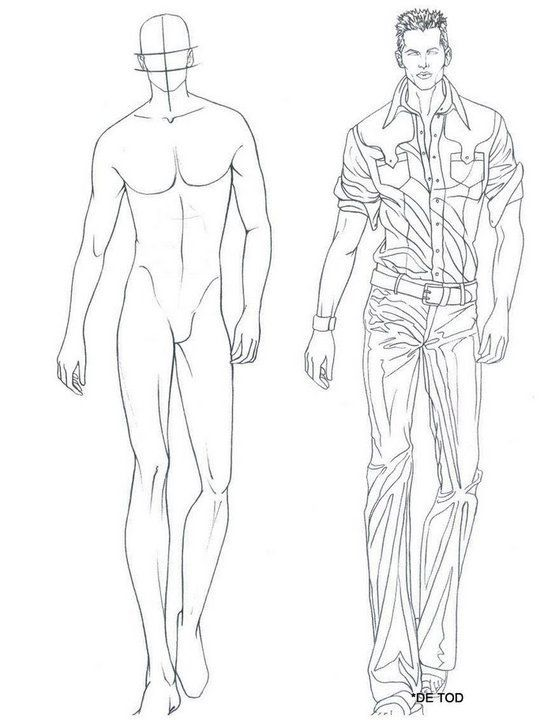
#> input picture references/mannequin-croquis.png, 559 x 720 px
$ python vectorize_mannequin.py
#> lines starting #> are read from the running program, lines starting #| are printed output that depends on the picture; after the words box and inside, x2 and y2 are one past the last pixel; in counts of white or black regions, pixels touching at a corner belong together
"""Vectorise un croquis de mannequin (trait noir sur fond blanc) pour l'atelier.

Produit js/mannequin-data.js :
  - lines   : le trait du mannequin en un seul chemin SVG (fill-rule evenodd) ;
  - regions : silhouettes pleines (avant-bras + mains, pieds) utilisées pour
              faire passer les mains devant la tunique et chausser les pieds.

Usage : pip install pillow numpy scipy potracer
        python tools/vectorize_mannequin.py [references/mannequin-croquis.png]

Les graines (seed) et barrières des régions sont propres à ce croquis : pour un
autre mannequin, ajustez-les en coordonnées pixels de l'image source.
"""
import json, sys
from pathlib import Path

import numpy as np
import potrace
from PIL import Image, ImageDraw
from scipy import ndimage as ndi

ROOT = Path(__file__).resolve().parent.parent
SRC = Path(sys.argv[1]) if len(sys.argv) > 1 else ROOT / "references" / "mannequin-croquis.png"
CROP = (0, 0, 285, 720)   # figure de gauche uniquement
S = 3                      # sur-échantillonnage pour un tracé plus lisse
THRESH = 170

REGIONS = {
    "armL": ((95, 280), [[(70, 196), (135, 196)]]),
    "armR": ((252, 260), [[(226, 190), (280, 190)], [(228, 300), (232, 366)]]),
    "footL": ((155, 695), [[(130, 666), (180, 669)], [(128, 716), (175, 716)]]),
    "footR": ((192, 675), [[(170, 646), (212, 646)]]),
}


def to_path(bitmap_fg, turdsize=6, tol=0.2):
    # potracer : False = encre
    curves = potrace.Bitmap(~bitmap_fg).trace(turdsize=turdsize, alphamax=1.0, opticurve=True, opttolerance=tol)
    out = []
    for c in curves:
        sp = c.start_point
        d = [f"M{sp.x / S:.1f} {sp.y / S:.1f}"]
        for s in c.segments:
            if s.is_corner:
                d.append(f"L{s.c.x / S:.1f} {s.c.y / S:.1f}L{s.end_point.x / S:.1f} {s.end_point.y / S:.1f}")
            else:
                d.append(f"C{s.c1.x / S:.1f} {s.c1.y / S:.1f} {s.c2.x / S:.1f} {s.c2.y / S:.1f} "
                         f"{s.end_point.x / S:.1f} {s.end_point.y / S:.1f}")
        d.append("Z")
        out.append("".join(d))
    return "".join(out)


def region(lines, seed, barriers, close=7, grow=2):
    closed = ndi.binary_dilation(lines, iterations=close)
    img = Image.fromarray((closed * 255).astype("uint8"))
    draw = ImageDraw.Draw(img)
    for b in barriers:
        draw.line([(x * S, y * S) for x, y in b], fill=255, width=3 * S)
    walls = np.array(img) > 0
    lab, _ = ndi.label(~walls)
    r = lab == lab[int(seed[1] * S), int(seed[0] * S)]
    if r.mean() > 0.2:
        raise SystemExit(f"région {seed} non fermée : ajoutez une barrière")
    return ndi.binary_fill_holes(ndi.binary_dilation(r, iterations=close + grow))


def main():
    im = Image.open(SRC).convert("RGBA")
#> im is the input picture: PIL image 559x720 RGBA; mean R, G, B, A 245.6, 245.8, 245.9, 255
    white = Image.new("RGBA", im.size, "white")
#> white: PIL image 559x720 RGBA; every value is 255
    gray = Image.alpha_composite(white, im).convert("L").crop(CROP)
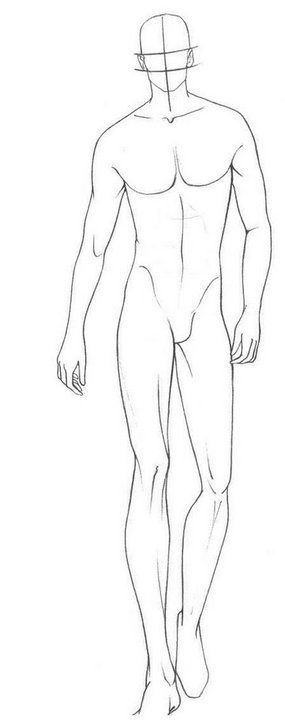
#> gray: PIL image 285x720 L; min 32, max 255, mean 249.2
    big = gray.resize((gray.width * S, gray.height * S), Image.LANCZOS)
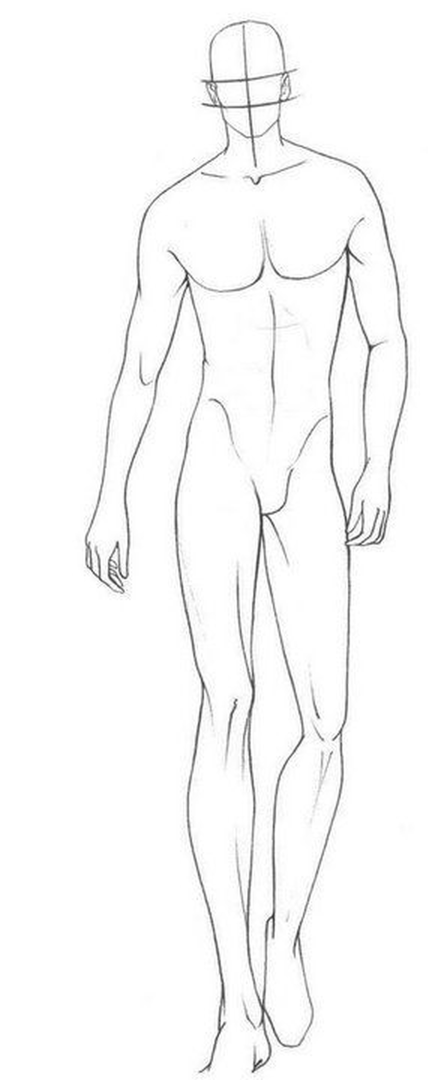
#> big: PIL image 855x2160 L (shown at 1/2 size); min 31, max 255, mean 249.1
    lines = np.array(big) < THRESH
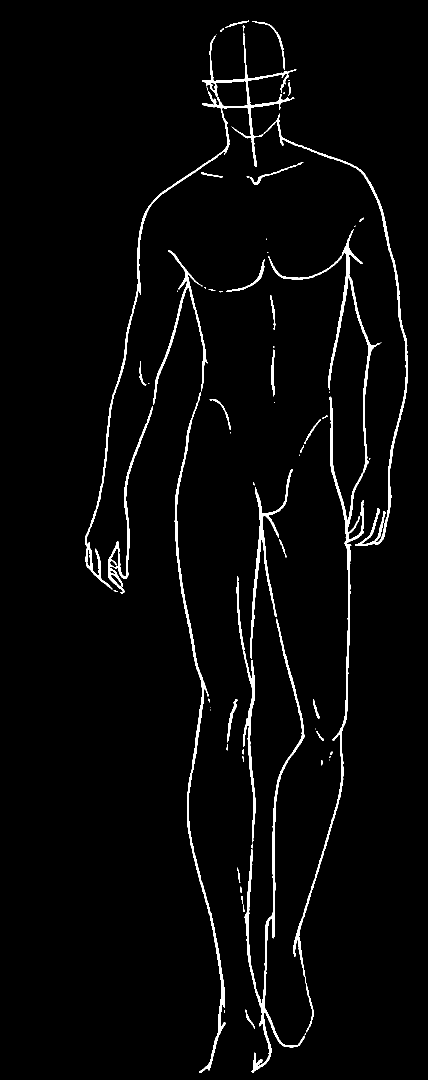
#> lines: shape (2160, 855) bool (shown at 1/2 size); 2.7% white; 67 white regions (28 under 20 px), largest, box (x1, y1, x2, y2) and area: (170, 65, 816, 1179) 12928, (537, 458, 763, 2065) 10602, (489, 1237, 609, 2146) 6394
    data = {
        "viewBox": [40, 0, 250, 720],
        "lines": to_path(lines),
        "regions": {k: to_path(region(lines, *v), turdsize=20, tol=0.3) for k, v in REGIONS.items()},
    }
    js = ("/* Généré par tools/vectorize_mannequin.py à partir de references/mannequin-croquis.png.\n"
          "   Coordonnées = pixels de l'image source (viewBox 40 0 250 720). */\n"
          "window.MANNEQUIN = " + json.dumps(data, indent=2) + ";\n")
    (ROOT / "js" / "mannequin-data.js").write_text(js, encoding="utf-8")
    print("js/mannequin-data.js :", len(js), "octets")


if __name__ == "__main__":
    main()
#> (the call stopped at in to_path, `curves = potrace.Bitmap(~bitmap_fg).trace(turdsize=turdsize, alphamax=..`: potrace is not available in this run)
